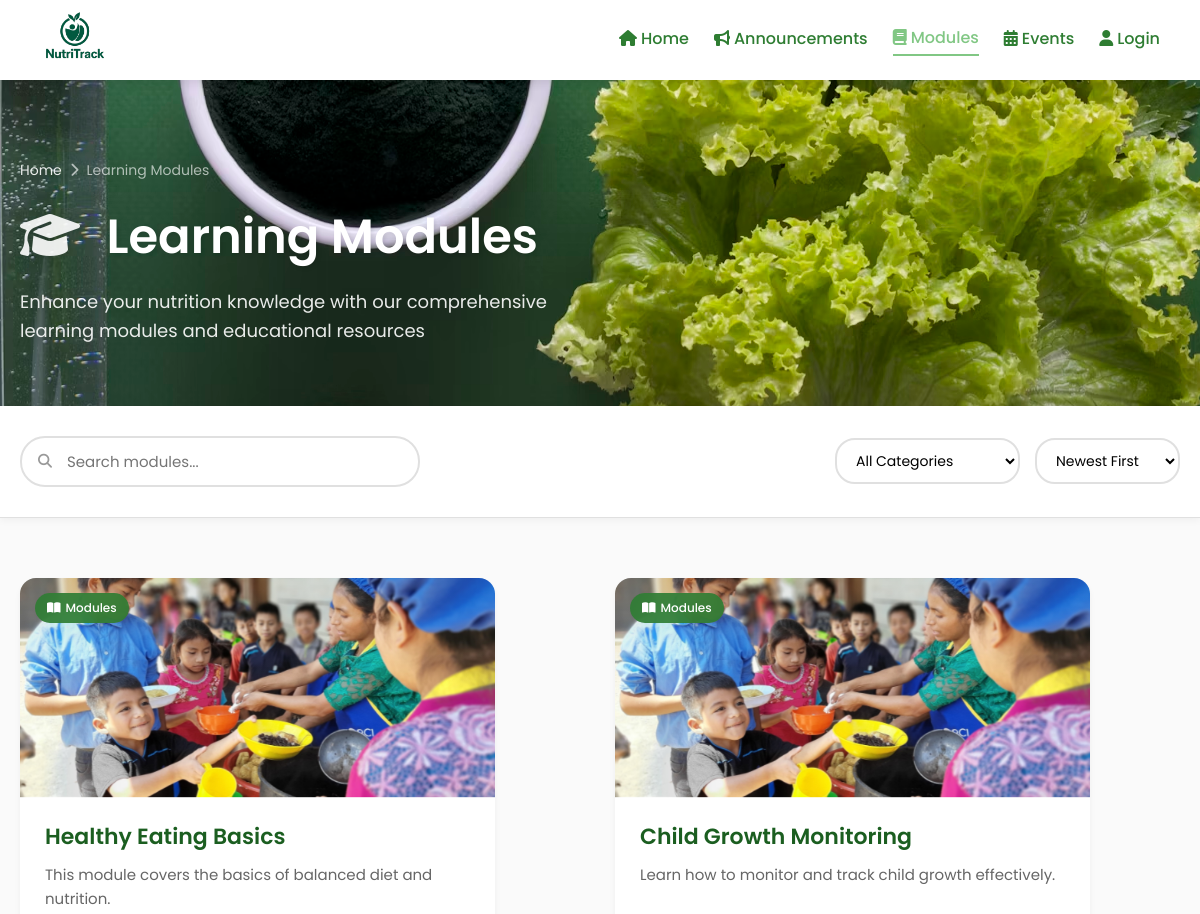
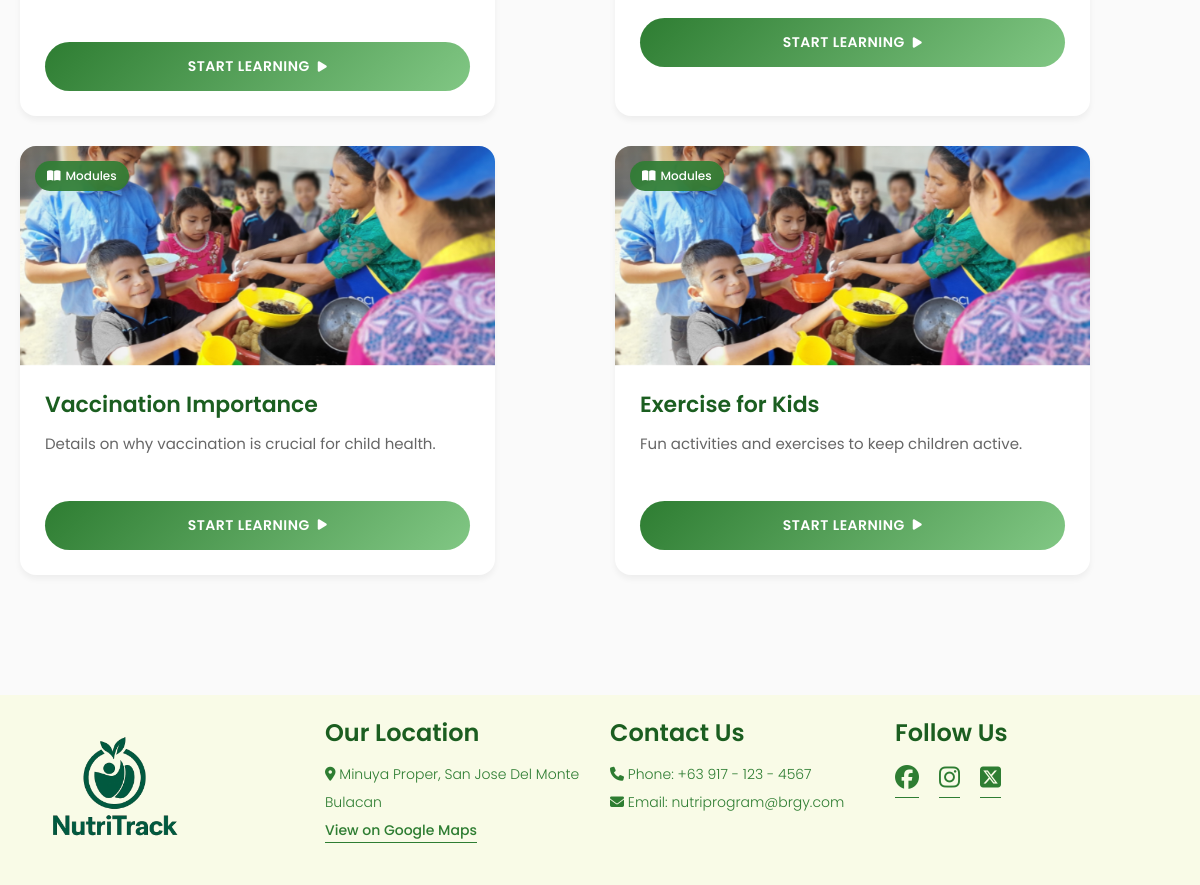
The app's page /components/modules.php with its own data (2 pictures, top to bottom).
### tables this page shows
CREATE TABLE `tbl_modules` (
  `module_id` int(11) NOT NULL,
  `module_title` varchar(100) NOT NULL,
  `created_by` int(11) DEFAULT NULL,
  `module_content` text NOT NULL,
  `module_thumbnail` varchar(255) DEFAULT NULL,
  `posted_date` datetime DEFAULT current_timestamp()
);

### components/modules.php (the view, shortened to what this page needs)
<?php
include_once '../backend/config.php';
?>
<!DOCTYPE html>
<html lang="en">
<head>
    <link rel="stylesheet" href="../styles/navbar.css">
    <link rel="stylesheet" href="../styles/footer.css">
    <link rel="stylesheet" href="../styles/modules.css">
    <link rel="stylesheet" href="../styles/general.css">
    <link rel="stylesheet" href="https://cdnjs.cloudflare.com/ajax/libs/font-awesome/6.7.2/css/all.min.css">
</head>
<body>
    <?php include_once './navbar.php'; ?>
    <main>
        <div class="hero-section">
            <div class="hero-content">
                <div class="breadcrumb">
                    <a href="./home.php">Home</a>
                    <span><i class="fa-solid fa-chevron-right"></i></span>
                    <span>Learning Modules</span>
                </div>
                <h1>
                    <i class="fa-solid fa-graduation-cap"></i>
                    Learning Modules
                </h1>
                <p>Enhance your nutrition knowledge with our comprehensive learning modules and educational resources</p>
            </div>
        </div>
        <div class="filter-section">
            <div class="filter-container">
                <div class="search-box">
                    <input type="text" placeholder="Search modules..." id="searchInput">
                    <i class="fa-solid fa-magnifying-glass"></i>
                </div>
                <div class="filter-options">
                    <select id="categoryFilter">
                        <option value="all">All Categories</option>
                    </select>
                    <select id="sortFilter">
                        <option value="newest">Newest First</option>
                    </select>
                </div>
            </div>
        </div>
        <div class="modules-section">
            <div class="modules-container">
                <div class="modules-grid" id="modulesGrid">
                    <?php
                        $query = "SELECT * FROM tbl_modules ORDER BY posted_date DESC";
                        $result = $conn->query($query);
                        if($result && $result->num_rows > 0) {
                            while($row = $result->fetch_assoc()) {
                    ?>
                    <article class="module-card" data-category="basics" data-date="2024-03-15" data-title="Understanding Macronutrients" data-content="Learn about carbohydrates, proteins, and fats and their roles in maintaining optimal health and energy levels" data-popularity="95">
                        <div class="card-header">
                            <div class="category-badge modules">
                                <i class="fa-solid fa-book-open"></i>
                                Modules
                            </div>
                        </div>
                        <div class="card-image">
                            <img src="../assets/modules/<?php echo $row["module_thumbnail"]; ?>" alt="Macronutrients">
                        </div>
                        <div class="card-content">
                            <h2>
                                <?php echo $row["module_title"]; ?>
                            </h2>
                            <p><?php echo $row["module_content"]; ?></p>
                        </div>
                        <div class="card-actions">
                            <a href="./module-detail.php?id=<?php echo $row["module_id"]; ?>" class="start-module-btn">
                                Start Learning
                                <i class="fa-solid fa-play"></i>
                            </a>
                        </div>
                    </article>
                    <?php
                            }
                        } else {
                            echo "<p>No modules found.</p>";
                        }
                    ?>
                </div>
            </div>
        </div>
    </main>
    <?php include_once './footer.php'; ?>
</body>
</html>

### styles/navbar.css (style rules this page uses)
:root { --primary-color: #2E7D32; --secondary-color: #81C784; --button-color: #FFB74D; --button-hover-color: #F57C00; --text-title-color: #1B5E20; --background-color: #F9FBE7; }

### styles/footer.css (style rules this page uses)
:root { --primary-color: #2E7D32; --secondary-color: #81C784; --button-color: #FFB74D; --button-hover-color: #F57C00; --text-title-color: #1B5E20; --bg-color: #F9FBE7; }

### styles/general.css (style rules this page uses)
* { margin: 0; padding: 0; box-sizing: border-box; font-family: 'Poppins', sans-serif; }
body { margin: 0; padding: 0; margin-top: 80px; }
a { text-decoration: none; color: inherit; }

### records on screen
tbl_modules: module_thumbnail (picture), module_title "Healthy Eating Basics", module_content "This module covers the basics of balanced diet and nutrition."
tbl_modules: module_thumbnail (picture), module_title "Child Growth Monitoring", module_content "Learn how to monitor and track child growth effectively."
tbl_modules: module_thumbnail (picture), module_title "Vaccination Importance", module_content "Details on why vaccination is crucial for child health."
tbl_modules: module_thumbnail (picture), module_title "Exercise for Kids", module_content "Fun activities and exercises to keep children active."
